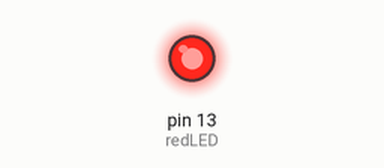
Bench run of a sketch on a simulated Arduino Uno, built with avr-gcc and run on an emulated ATmega328P. Shown: output pins drawn as LEDs (lit = HIGH).

Above: at 0.8 s.
At 4.6 s:
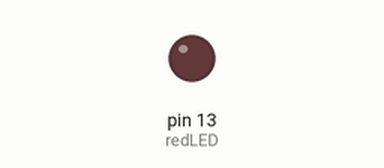
Timing chart, 0 to 6.8 s (numbered marks = the images above):
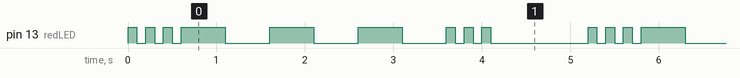

The sketch:

LED_SOS_Signal.ino
```cpp
int redLED=13;
float pi=3.14;
int dit=100;
int dah=500;
int longW=1000;


void setup() {
  // put your setup code here, to run once:
  pinMode(redLED,OUTPUT);


}

void loop() {
  // put your main code here, to run repeatedly:
  digitalWrite(redLED,HIGH);
  delay(dit);
  digitalWrite(redLED,LOW);
  delay(dit);

  digitalWrite(redLED,HIGH);
  delay(dit);
  digitalWrite(redLED,LOW);
  delay(dit);

  digitalWrite(redLED,HIGH);
  delay(dit);
  digitalWrite(redLED,LOW);
  delay(dit);

  digitalWrite(redLED,HIGH);
  delay(dah);
  digitalWrite(redLED,LOW);
  delay(dah);

  digitalWrite(redLED,HIGH);
  delay(dah);
  digitalWrite(redLED,LOW);
  delay(dah);

  digitalWrite(redLED,HIGH);
  delay(dah);
  digitalWrite(redLED,LOW);
  delay(dah);

  digitalWrite(redLED,HIGH);
  delay(dit);
  digitalWrite(redLED,LOW);
  delay(dit);

  digitalWrite(redLED,HIGH);
  delay(dit);
  digitalWrite(redLED,LOW);
  delay(dit);

  digitalWrite(redLED,HIGH);
  delay(dit);
  digitalWrite(redLED,LOW);
  delay(dit);

  delay(longW);


}
```

Measured:
- by itself, pin 13 (redLED): repeats every 5.2 s: 2 × (LOW 0.10 s, HIGH 0.10 s), LOW 0.10 s, 3 × (HIGH 0.50 s, LOW 0.50 s), 2 × (HIGH 0.10 s, LOW 0.10 s), HIGH 0.10 s, LOW 1.1 s, HIGH 0.10 s
- by itself, everything shown: repeats every 5.2 s, in 18 steps
